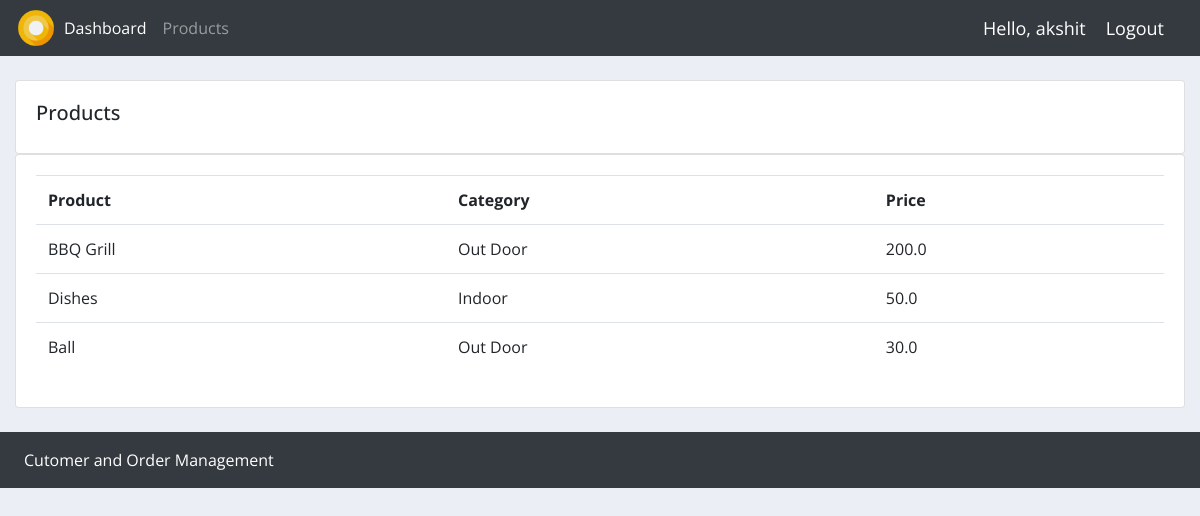
Screenshot of /products/ (signed in) with the database file from the repository.
### accounts/models.py (models this page shows, shortened)
class Product(models.Model):
    CATEGORY = (
        ('Indoor', 'Indoor'),
        ('Out Door', 'Out Door'),
    )
    name = models.CharField(max_length=200, null=True)
    price = models.FloatField(null=True)
    category = models.CharField(max_length=200, null=True, choices=CATEGORY)
    description = models.CharField(max_length=200, null=True, blank=True)
    date_created = models.DateTimeField(auto_now_add=True, null=True)
    tags = models.ManyToManyField(Tag)

### accounts/decorators.py (the view)
        def wrapper_func(request, *args, **kwargs):
            group = None
            if request.user.groups.exists():
                group = request.user.groups.all()[0].name
            if group in allowed_roles:
                return view_func(request, *args, **kwargs)
            else:
                return HttpResponse('You are not authorized to view this page.')

### accounts/views.py (called while the page is built)
@login_required(login_url='login')
@allowed_user(allowed_roles=['admin'])
def products(request):
    products = Product.objects.all()
    return render(request, 'accounts/products.html', {'products':products})

### accounts/templates/accounts/products.html
{% extends 'accounts/main.html' %}
{% block content %}
<br>
		<div class="row">
			<div class="col-md">
				<div class="card card-body">
					<h5>Products</h5>
				</div>
				<div class="card card-body">
					<table class="table">
						<tr>
							<th>Product</th>
							<th>Category</th>
							<th>Price</th>
						</tr>
						{% for i in products %}
							<tr>
								<td>{{i.name}}</td>
								<td>{{i.category}}</td>
								<td>{{i.price}}</td>
							</tr>
						{% endfor %}
					</table>
				</div>
			</div>
		</div>
{% endblock %}

### accounts/templates/accounts/navbar.html (shortened to what this page needs)
{% load static %}
<nav class="navbar navbar-expand-lg navbar-dark bg-dark">
  <img class="logo" src="{% static 'images/logo.png' %}" alt="">
  <div class="collapse navbar-collapse" id="navbarNav">
    <ul class="navbar-nav">
      {% if request.user.is_staff %}
      <li class="nav-item active">
        <a class="nav-link" href="{% url 'home' %}">Dashboard</a>
      </li>
      <li class="nav-item">
        <a class="nav-link" href="{% url 'products' %}">Products</a>
      </li>
      {% else %}
      <li class="nav-item">
        <a href="{% url 'account' %}" class="nav-link">Settings</a>
      </li>
      {% endif %}
    </ul>
  </div>
  <span class="hello-msg">Hello, {{request.user}}</span>
  <span><a href="{% url 'logout' %}" class="hello-msg">Logout</a></span>
</nav>

### static/css/main1.css (style rules this page uses)
body { background-color: #ebeff5; }

### accounts/templates/accounts/main.html (style rules this page uses)
* { font-family: 'Open Sans', sans-serif; }

### accounts/templates/accounts/navbar.html (style rules this page uses)
.hello-msg { font-size: 18px; color: #fff; margin-right: 20px; }
.logo { width: 40px; height: 40px; }

### rows the page displays
Product: name "BBQ Grill", category "Out Door", price "200.0"
Product: name "Dishes", category "Indoor", price "50.0"
Product: name "Ball", category "Out Door", price "30.0"

### other values shown
{{ request.user }} "akshit"
